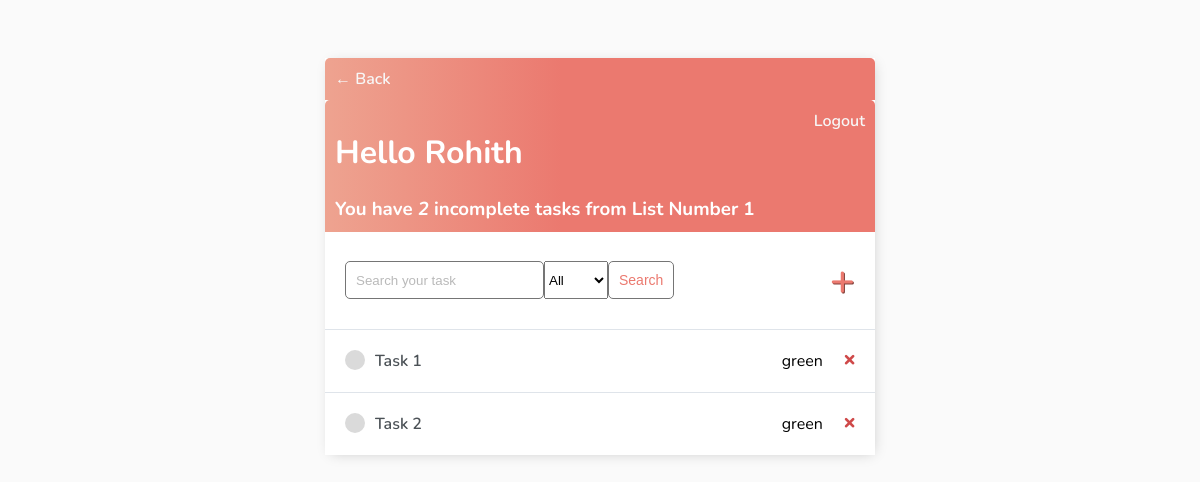
The app's page /lists/10/tasks/ (signed in), older data.
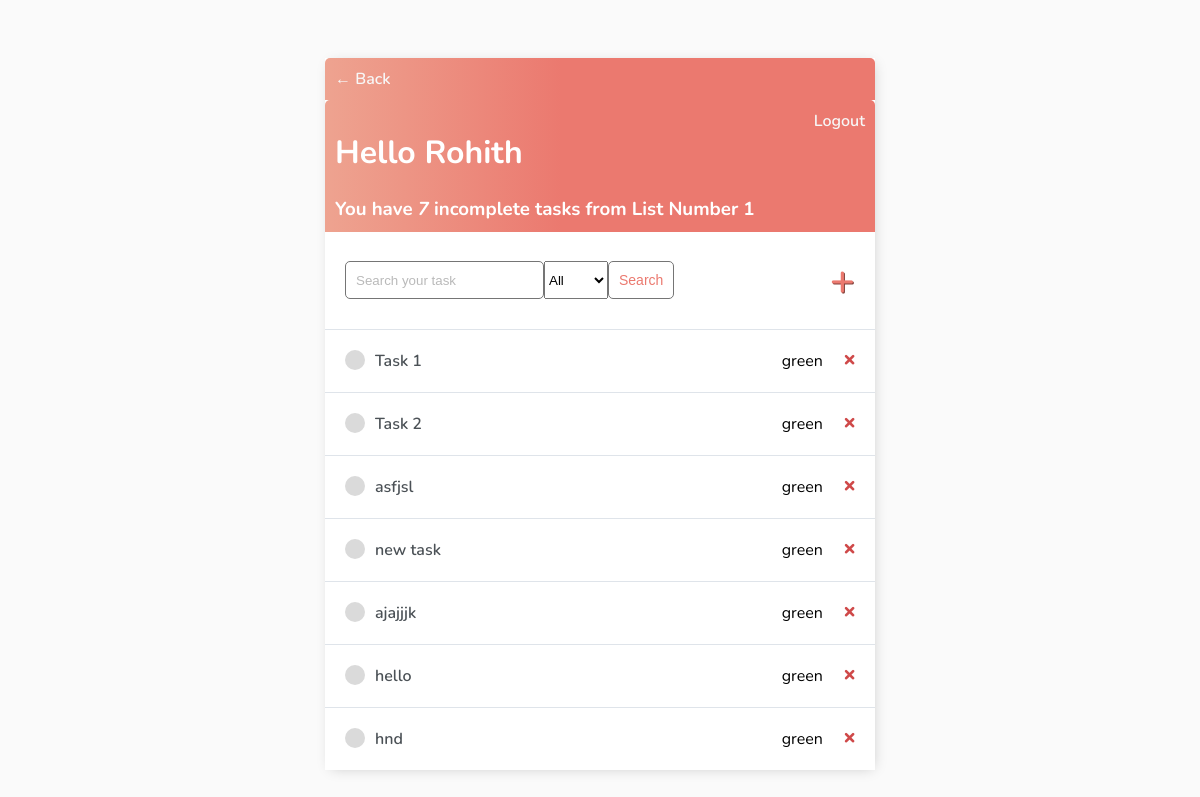
The same page, newer data.
### base/models.py (models this page shows)
class AbstractModel(models.Model):
    created_on = models.DateTimeField(auto_now_add=True)
    deleted_on = models.DateTimeField(null=True, blank=True)
    updated_on = models.DateTimeField(auto_now=True)
    created_by = models.ForeignKey(User, on_delete=models.CASCADE, null=True, blank=True, related_name='%(class)s_requests_created')
    updated_by = models.ForeignKey(User, on_delete=models.CASCADE, null=True, blank=True, related_name='%(class)s_requests_updated')
    deleted_by = models.ForeignKey(User, on_delete=models.CASCADE, null=True, blank=True, related_name='%(class)s_requests_deleted')
    class Meta:
        abstract = True

class List(AbstractModel):
    title = models.CharField(max_length=200)
    description = models.TextField(default='', blank=True)
    def __str__(self):
        return self.title

class Task(AbstractModel):
    title = models.CharField(max_length=200)
    description = models.TextField(default='', blank=True)
    complete = models.BooleanField(default=False)
    tags = models.CharField(max_length=6, choices=TAGS_CHOICES, default='GREEN')
    listno = models.ForeignKey(List, on_delete=models.CASCADE, null=True, blank=True)
    def __str__(self):
        return self.title
    class Meta:
        ordering = ['complete']

### base/views/TaskList.py (the view)
# urls.py: path('<int:listid>/tasks/', TaskList.as_view(), name='tasks'),
class TaskList(LoginRequiredMixin, ListView):
    model = Task
    context_object_name = 'tasks'
    def get_context_data(self, **kwargs):
        context = super().get_context_data(**kwargs)
        context['tasks'] = context['tasks'].filter(created_by=self.request.user, listno=self.kwargs['listid'])
        context['count'] = context['tasks'].filter(complete=False).count()
        context['list'] = List.objects.get(id=self.kwargs['listid'])
        context['listname'] = List.objects.get(id=self.kwargs['listid'])
        search_input = self.request.GET.get('search-area') or ''
        if search_input:
            context['tasks'] = context['tasks'].filter(title__startswith=search_input)
        context['search_input'] = search_input
        search_input_tags = self.request.GET.get('search-area-tags') or ''
        if search_input_tags:
            context['tasks'] = context['tasks'].filter(tags__startswith=search_input_tags)
        context['search_input_tags'] = search_input_tags
        return context

### base/templates/base/task_list.html (shortened to what this page needs)
{% extends 'base/main.html' %}
{% block content %}
<div class="header-bar">
    <a href="{% url 'lists' %}">&#8592; Back</a>
</div>
<div class="header-bar">
    <div>
        <h1> Hello {{request.user|title}} </h1>
        <h3 style="margin:0">You have <i>{{count}} </i> incomplete tasks from {{listname}}</h3>
    </div>
    {% if request.user.is_authenticated %}
    <a href="{% url 'logout' %}">Logout</a>
    {% else %}
    <a href="{% url 'login' %}">Login</a>
    {% endif %}
</div>
<div id="search-add-wrapper">
    <form method="GET" style="display: flex;">
        <input type='text' name='search-area' placeholder="Search your task" value="{{search_input}}">
        <select id="tags" name="search-area-tags" placeholder="Tags" value="{{search_input_tags}}">
            <option value="">All</option>
          </select>
        <input class="button" type="submit" value='Search'>
    </form>
    {% if tasks|length > 0 %}
    <a id="add-link" href="{% url 'task-create' list.id %}"> &#x2b;</a>
    {% endif %}
</div>
<div id="tasklist" class="task-items-wrapper">
    {% for task in tasks %}
        {% if task.id  %}
        <div class="task-wrapper" data-position="{{task.pk}}">
            <div class="task-title">
                {% if task.complete %}
                <div class="task-complete-icon"></div>
                <i><s><a href="{% url 'task-update' listid=list.id pk=task.id %}">{{task}} </a></s></i>
                {% else %}
                <div class="task-incomplete-icon"></div>
                <a href="{% url 'task-update' listid=list.id pk=task.id %}">{{task}}</a> {% endif %}
            </div>
            <div class="task-controls">
                <span class="handle">&nbsp;{{task.tags}}</span>
                <a class="delete-link" href="{% url 'task-delete' listid=list.id pk=task.id %}">&#215;&nbsp;&nbsp;&nbsp;</a>
            </div>
        </div>
        {% endif %}
        {% empty %}
        <div style="text-align: center; padding-bottom: 10px; line-height: 1em;">
            <h3>No new tasks are created.</h3>
            <h3>Create a <a style="text-decoration: none; color: #e53935;" href="{% url 'task-create' list.id %}"> New task</a> ! </h3>
        </div>
    {% endfor %}
</div>
{% endblock content%}

### base/templates/base/main.html (shortened to what this page needs)
<!DOCTYPE html>
<html lang="en">
<head>
</head>
<body>
    <div class="container">
        {% block content %} {% endblock content %}
    </div>
</body>
</html>

### base/templates/base/main.html (style rules this page uses)
body { background-color: #FAFAFA; font-family: 'Nunito', sans-serif; padding-top: 50px; }
h1, h2, h3, h4, h5, h6, { font-family: 'Raleway', sans-serif; }
a, p { color: #4b5156 }
a { font-weight: 600; }
.container { max-width: 550px; margin: auto; background-color: #fff; -webkit-box-shadow: 2px 2px 13px -4px rgba(0, 0, 0, 0.21); box-shadow: 2px 2px 13px -4px rgba(0, 0, 0, 0.21); }
input { outline: none; border: none; }
.header-bar { display: flex; justify-content: space-between; color: #fff; padding: 10px; border-radius: 5px 5px 0 0; background: linear-gradient(90deg, #EEA390 0%, #EB796F 43%, #EB796F 100%); }
.header-bar a { color: rgb(247, 247, 247); text-decoration: none; }
.task-wrapper { display: flex; align-items: center; justify-content: space-between; background-color: #fff; border-top: 1px solid #dfe4ea; overflow: hidden; }
.task-title { display: flex; padding: 20px; }
.task-title a { text-decoration: none; color: #4b5156; margin-left: 10px; }
.task-incomplete-icon { height: 20px; width: 20px; background-color: rgb(218, 218, 218); border-radius: 50%; }
.delete-link { text-decoration: none; font-weight: 900; color: #cf4949; font-size: 22px; line-height: 0; padding: 20px 0px; }
.handle { display: inline-block; padding: 20px 16px; cursor: grab; user-select: none; }
.handle:after, .handle:before { display: block; content: ""; }
#add-link { color: #EB796F; text-decoration: none; font-size: 42px; text-shadow: 1px 1px #81413b; }
#search-add-wrapper { display: flex; justify-content: space-between; align-items: center; padding: 20px; }
input[type=text], input[type=password], textarea { border: 1px solid #757575; border-radius: 5px; padding: 10px; width: 90%; }
::placeholder { font-weight: 300; opacity: 0.5; }
.button { border: 1px solid #757575; background-color: #FFF; color: #EB796F; padding: 10px; font-size: 14px; border-radius: 5px; cursor: pointer; text-decoration: none; }

Row changes from the older to the newer data that the page shows:
added Task: title "asfjsl", tags "green"
added Task: title "new task", tags "green"
added Task: title "ajajjjk", tags "green"
added Task: title "hello", tags "green"
added Task: title "hnd", tags "green"
Text that changed along with them:
{{ count }}: "2" → "7"
